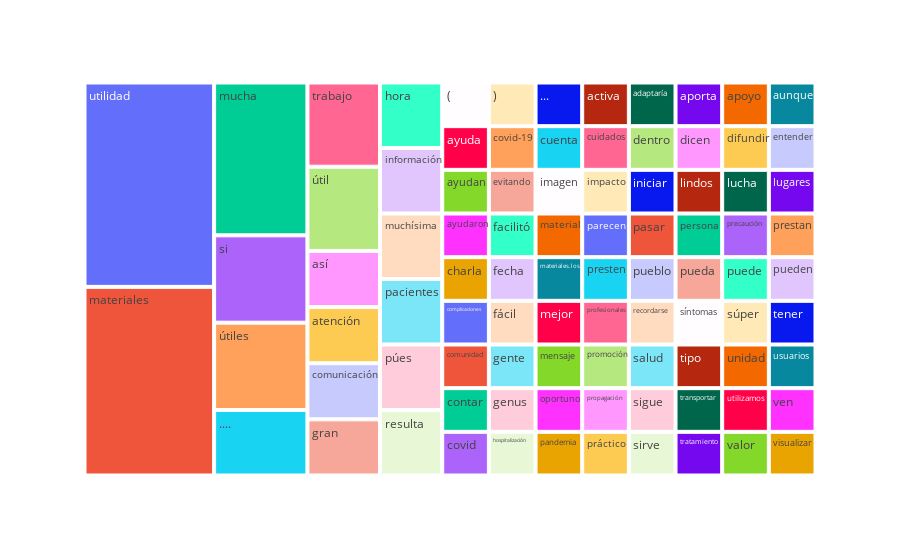

Write notebook code for a chart like this one.
### Code cell
# Importar la biblioteca plotly.express para crear gráficos
import plotly.express as px

# Crear el treemap
fig = px.treemap(df_tokens, path=['Token'], values='Frequency')

# Mostrar el treemap
fig.show()

### Figure 1 — Plotly figure (JSON) as saved in the notebook; plotly's stock layout.template omitted (floating-point values rounded to 4 significant figures)
{"data": [{"branchvalues": "total", "domain": {"x": [0, 1], "y": [0, 1]}, "hovertemplate": "labels=%{label}<br>Frequency=%{value}<br>parent=%{parent}<br>id=%{id}<extra></extra>", "ids": ["(", ")", "...", "....", "activa", "adaptaría", "aporta", "apoyo", "así", "atención", "aunque", "ayuda", "ayudan", "ayudaron", "charla", "complicaciones", "comunicación", "comunidad", "contar", "covid", "covid-19", "cuenta", "cuidados", "dentro", "dicen", "difundir", "entender", "evitando", "facilitó", "fecha", "fácil", "gente", "genus", "gran", "hora", "hospitalización", "imagen", "impacto", "información", "iniciar", "lindos", "lucha", "lugares", "material", "materiales", "materiales.los", "mejor", "mensaje", "mucha", "muchísima", "oportuno", "pacientes", "pandemia", "parecen", "pasar", "persona", "precaución", "prestan", "presten", "profesionales", "promoción", "propagación", "práctico", "pueblo", "pueda", "puede", "pueden", "púes", "recordarse", "resulta", "salud", "si", "sigue", "sirve", "síntomas", "súper", "tener", "tipo", "trabajo", "transportar", "tratamiento", "unidad", "usuarios", "utilidad", "utilizamos", "valor", "ven", "visualizar", "útil", "útiles"], "labels": ["(", ")", "...", "....", "activa", "adaptaría", "aporta", "apoyo", "así", "atención", "aunque", "ayuda", "ayudan", "ayudaron", "charla", "complicaciones", "comunicación", "comunidad", "contar", "covid", "covid-19", "cuenta", "cuidados", "dentro", "dicen", "difundir", "entender", "evitando", "facilitó", "fecha", "fácil", "gente", "genus", "gran", "hora", "hospitalización", "imagen", "impacto", "información", "iniciar", "lindos", "lucha", "lugares", "material", "materiales", "materiales.los", "mejor", "mensaje", "mucha", "muchísima", "oportuno", "pacientes", "pandemia", "parecen", "pasar", "persona", "precaución", "prestan", "presten", "profesionales", "promoción", "propagación", "práctico", "pueblo", "pueda", "puede", "pueden", "púes", "recordarse", "resulta", "salud", "si", "sigue", "sirve", "síntomas", "súper", "tener", "tipo", "trabajo", "transportar", "tratamiento", "unidad", "usuarios", "utilidad", "utilizamos", "valor", "ven", "visualizar", "útil", "útiles"], "name": "", "parents": ["", "", "", "", "", "", "", "", "", "", "", "", "", "", "", "", "", "", "", "", "", "", "", "", "", "", "", "", "", "", "", "", "", "", "", "", "", "", "", "", "", "", "", "", "", "", "", "", "", "", "", "", "", "", "", "", "", "", "", "", "", "", "", "", "", "", "", "", "", "", "", "", "", "", "", "", "", "", "", "", "", "", "", "", "", "", "", "", "", ""], "type": "treemap", "values": [1, 1, 1, 3, 1, 1, 1, 1, 2, 2, 1, 1, 1, 1, 1, 1, 2, 1, 1, 1, 1, 1, 1, 1, 1, 1, 1, 1, 1, 1, 1, 1, 1, 2, 2, 1, 1, 1, 2, 1, 1, 1, 1, 1, 12, 1, 1, 1, 7, 2, 1, 2, 1, 1, 1, 1, 1, 1, 1, 1, 1, 1, 1, 1, 1, 1, 1, 2, 1, 2, 1, 4, 1, 1, 1, 1, 1, 1, 3, 1, 1, 1, 1, 13, 1, 1, 1, 1, 3, 4]}], "layout": {"legend": {"tracegroupgap": 0}, "margin": {"t": 60}}}
